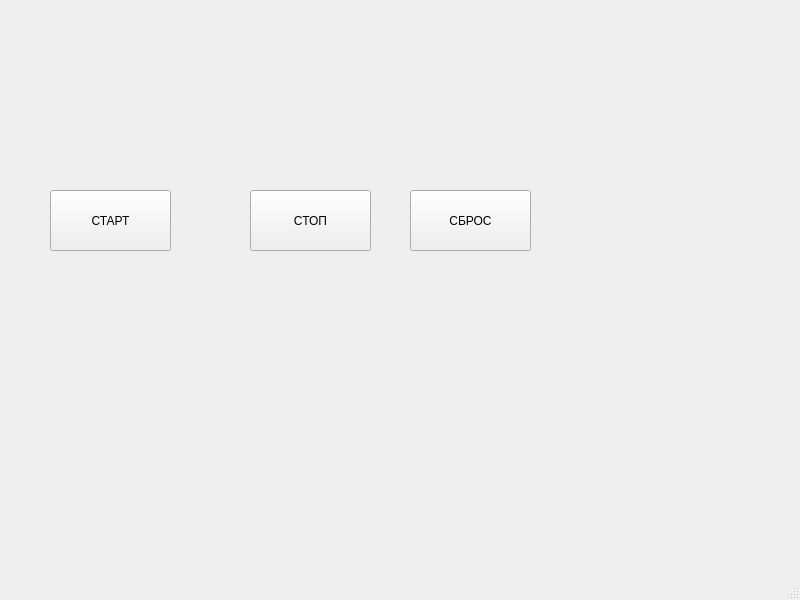
<?xml version="1.0" encoding="UTF-8"?>
<ui version="4.0">
 <class>MainWindow</class>
 <widget class="QMainWindow" name="MainWindow">
  <property name="geometry">
   <rect>
    <x>0</x>
    <y>0</y>
    <width>800</width>
    <height>600</height>
   </rect>
  </property>
  <property name="windowTitle">
   <string>MainWindow</string>
  </property>
  <widget class="QWidget" name="centralwidget">
   <widget class="QPushButton" name="start">
    <property name="geometry">
     <rect>
      <x>50</x>
      <y>190</y>
      <width>121</width>
      <height>61</height>
     </rect>
    </property>
    <property name="text">
     <string>СТАРТ</string>
    </property>
   </widget>
   <widget class="QPushButton" name="stop">
    <property name="geometry">
     <rect>
      <x>250</x>
      <y>190</y>
      <width>121</width>
      <height>61</height>
     </rect>
    </property>
    <property name="text">
     <string>СТОП</string>
    </property>
   </widget>
   <widget class="QPushButton" name="reset">
    <property name="geometry">
     <rect>
      <x>410</x>
      <y>190</y>
      <width>121</width>
      <height>61</height>
     </rect>
    </property>
    <property name="text">
     <string>СБРОС</string>
    </property>
   </widget>
  </widget>
  <widget class="QMenuBar" name="menubar">
   <property name="geometry">
    <rect>
     <x>0</x>
     <y>0</y>
     <width>800</width>
     <height>21</height>
    </rect>
   </property>
  </widget>
  <widget class="QStatusBar" name="statusbar"/>
 </widget>
 <resources/>
 <connections/>
</ui>
